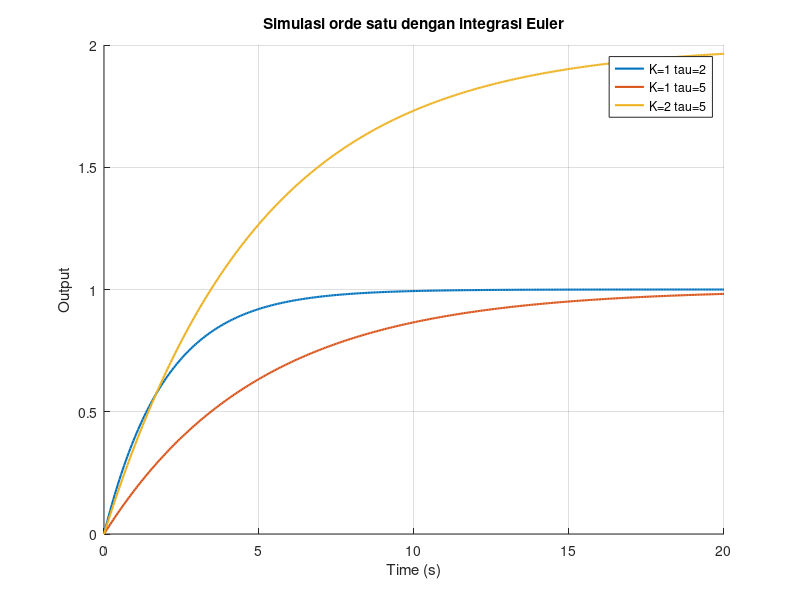

Write the MATLAB code that produced this figure.
clear; clc; close all;

Ts = 0.05;
t = 0:Ts:20;
u = ones(size(t));

cases = [1 2; 1 5; 2 5]; % [K tau]
labels = {'K=1 tau=2','K=1 tau=5','K=2 tau=5'};

figure('Name','P02 First Order Euler'); hold on;
for c = 1:size(cases,1)
    K = cases(c,1);
    tau = cases(c,2);
    y = zeros(size(t));
    for k = 2:length(t)
        dydt = (-y(k-1) + K*u(k-1))/tau;
        y(k) = y(k-1) + Ts*dydt;
    end
    plot(t,y,'LineWidth',1.5,'DisplayName',labels{c});
    fprintf('%s -> y akhir = %.4f\n',labels{c},y(end));
end

grid on; xlabel('Time (s)'); ylabel('Output');
title('Simulasi orde satu dengan integrasi Euler');
legend('Location','best');

outdir = 'output';
if ~exist(outdir,'dir'); mkdir(outdir); end
exportgraphics(gcf,fullfile(outdir,'first_order_euler.png'),'Resolution',150);
